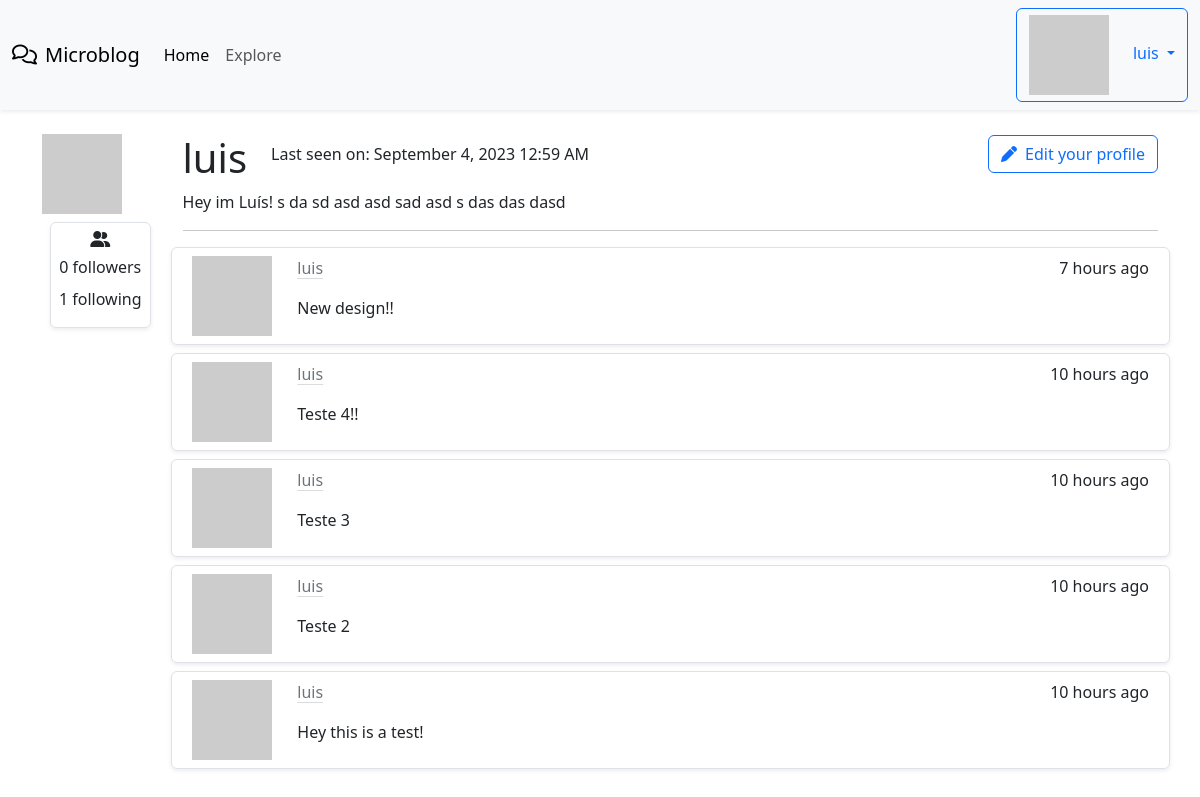
Screenshot of /user/luis (signed in) with the database file from the repository.
### app/models.py (models this page shows, shortened)
class User(UserMixin, db.Model):
    id = db.Column(db.Integer, primary_key = True)
    username = db.Column(db.String(64), index = True, unique = True)
    email = db.Column(db.String(120), index = True, unique = True)
    password_hash = db.Column(db.String(128))
    posts = db.relationship('Post', backref='author', lazy='dynamic')
    about_me = db.Column(db.String(140))
    last_seen = db.Column(db.DateTime, default=datetime.utcnow)
    followed = db.relationship(
        'User', secondary=followers,
        primaryjoin=(followers.c.follower_id == id),
        secondaryjoin=(followers.c.followed_id == id),
        backref=db.backref('followers', lazy='dynamic'), lazy='dynamic'
    )
    def avatar(self, size):
        digest = md5(self.email.lower().encode('utf-8')).hexdigest()
        return 'https://www.gravatar.com/avatar/{}?d=identicon&s={}'.format(digest, size)
    def is_following(self, user):
        return self.followed.filter(
            followers.c.followed_id == user.id
        ).count() > 0

class Post(db.Model):
    id = db.Column(db.Integer, primary_key=True)
    body = db.Column(db.String(140))
    timestamp = db.Column(db.DateTime, index=True, default=datetime.utcnow)
    user_id = db.Column(db.Integer, db.ForeignKey('user.id'))
    language = db.Column(db.String(5))

### app/main/routes.py (the view)
@bp.route('/user/<username>')
@login_required
def user(username):
    user = User.query.filter_by(username=username).first_or_404()
    page = request.args.get('page', 1, type=int)
    posts = user.posts.order_by(Post.timestamp.desc()).paginate(
        page=page, per_page=current_app.config['POSTS_PER_PAGE'], error_out=False
    )
    next_url = url_for('user', page=posts.next_num) if posts.has_next else None
    prev_url = url_for('user', page=posts.prev_num) if posts.has_prev else None
    form = EmptyForm()
    return render_template('user.html', user=user, posts = posts.items, form=form, next_url=next_url, prev_url=prev_url )

### app/__init__.py (called while the page is built)
def get_locale():
    return request.accept_languages.best_match(current_app.config['LANGUAGES'])

### app/main/routes.py (called while the page is built)
@bp.before_request
def before_request():
    if current_user.is_authenticated:
        current_user.last_seen = datetime.utcnow()
        db.session.commit()
    g.locale = str(get_locale())

### app/models.py (called while the page is built)
@login.user_loader
def load_user(id):
    return User.query.get(int(id))

### app/templates/user.html (shortened to what this page needs)
{% extends "base.html" %}
{% from 'bootstrap5/form.html' import render_field %}
{% block content %}
<div class="container mt-4">
  <div class="d-flex flex-row">
    <div class="me-4">
      <img src="{{ user.avatar(128) }}" />
      <div class="border rounded shadow-sm p-2 m-2 d-flex flex-column align-items-center">
        <i class="fa-solid fa-user-group mb-2"></i>
        <p class="mb-2">{{ _('%(count)d followers', count=user.followers.count()) }}</p>
        <p class="mb-2">{{ _('%(count)d following', count=user.followed.count()) }}</p>
      </div>
    </div>
    <div class="col">
      <div class="d-flex flex-row align-items-center">
        <h1>{{ user.username }}</h1>
        {% if user.last_seen %}
          <p class="ms-4">{{ _('Last seen on') }}: {{ moment(user.last_seen).format('LLL') }}</p>
        {% endif %}
        {% if user == current_user %}
        <div class="ms-auto">
          <p><a class="btn btn-outline-primary" href="{{ url_for('main.edit_profile') }}"><i class="fa-solid fa-pen me-2"></i>{{_('Edit your profile')}}</a></p>
        </div>
        {% endif %}
      </div>
      <div>
      {% if user.about_me %}
        <p>{{ user.about_me }}</p>
      {% endif %}
      </div>
      <div>
        <hr/>
        {% for post in posts %}
          {% include "_post.html" %}
        {% endfor %}
      </div>
    </div>
  </div>
</div>
{% endblock %}

### app/templates/base.html (shortened to what this page needs)
<!doctype html>
<html lang="en">
    <head>
        {% block head %}
        {% block styles %}
            {{ bootstrap.load_css() }}
        {% endblock %}
        {% endblock %}
    </head>
    <body>
      <nav class="navbar navbar-expand-lg bg-body-tertiary shadow-sm">
        <div class="container-fluid">
          <a class="navbar-brand" href="{{ url_for('main.index') }}"><i class="fa-regular fa-comments me-2"></i>Microblog</a>
          <div class="collapse navbar-collapse" id="navbarNav">
            <ul class="navbar-nav">
              <li class="nav-item">
                <a class="nav-link active" aria-current="page" href="{{ url_for('main.index') }}">{{_('Home')}}</a>
              </li>
              <li class="nav-item">
                <a class="nav-link" href="{{ url_for('main.explore') }}">{{_('Explore')}}</a>
              </li>
            </ul>
            <ul class="navbar-nav ms-auto">
              {% if current_user.is_anonymous %}
              <li class="nav-item">
                  <a class="btn btn-primary" href="{{ url_for('auth.login') }}">{{_('Login')}}</a>
              </li>
              {% else %}
              <li class="nav-item dropdown">
                <a class="dropdown-toggle btn btn-outline-primary" href="#" role="button" data-bs-toggle="dropdown" aria-expanded="false">
                  <img class="me-4" src="{{ current_user.avatar(36) }}" />{{ current_user.username }}
                </a>
              </li>
              {% endif %}
          </ul>
          </div>
        </div>
      </nav>
      {% block content %}{% endblock %}
  </body>
</html>

### app/templates/_post.html (shortened to what this page needs)
<div class="row border rounded shadow-sm my-2 p-2">
  <div class="col-1 d-flex align-items-center">
    <img src="{{ post.author.avatar(64) }}" class="align-self-start mr-3" alt="{{ post.author.username }} Avatar">
  </div>
  <div class="col ms-4">
    <div class="d-flex flex-row justify-content-between">
      <a class="link-secondary link-offset-2 link-underline-opacity-25 link-underline-opacity-100-hover" href="{{ url_for('main.user', username=post.author.username) }}">{{ post.author.username }}</a>
      <p>{{ moment(post.timestamp).fromNow() }}</p>
    </div>
    <p>{{ post.body }}</p>
  </div>
</div>

### rows the page displays
User: username "luis", last_seen "September 4, 2023 12:59 AM", about_me "Hey im Luís! s da sd asd asd sad asd s das das dasd"
Post: author.username "luis", timestamp "7 hours ago", body "New design!!"
Post: author.username "luis", timestamp "10 hours ago", body "Teste 4!!"
Post: author.username "luis", timestamp "10 hours ago", body "Teste 3"
Post: author.username "luis", timestamp "10 hours ago", body "Teste 2"
Post: author.username "luis", timestamp "10 hours ago", body "Hey this is a test!"
